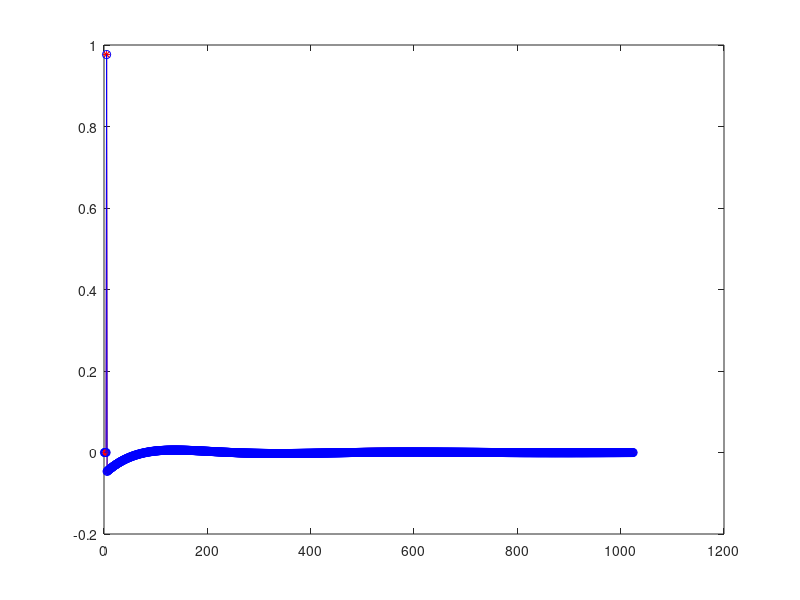

Write MATLAB code to recreate this figure.
clear; 
Nsos = 3; % number of second order sections
Wc=1/256; 

coeff_int = 4;
coeff_width = 18;
coeff_frac = coeff_width-coeff_int;

%  iir filter

[b, a] = butter(Nsos*2, Wc, "high"); 
%[b, a] = besself(Nsos*2,Wc); 
%Rp = 5; Rs = 20; [b, a] = ellip(Nsos*2, Rp, Rs, Wc, "high");
%Rp=5; [b, a]=cheby1(Nsos*2, Rp, Wc);

%freqz(b,a,4096);

% convert filter to second order sections
[sos, g] = tf2sos(b,a);
sos(:,1:3) = sos(:,1:3) * (g^(1/Nsos)); % scale the b coefficients by g.

%sec = 4; zplane(sos(sec,1:3), sos(sec,4:6)); 


% quantize coefficients
sos_q = round(sos*(2^coeff_frac));
sos_q_scaled = sos_q/(2^coeff_frac);
max_q_coeff_int = floor(max(max(abs(sos_q_scaled))));
if (max_q_coeff_int > (2^(coeff_int-2))) printf("ERROR: not enough integer bits.\n"); endif;

% look at the quantized filter coefficients
[b_q, a_q] = sos2tf(sos_q_scaled);
%zplane(b_q, a_q);
%freqz(b_q, a_q, 4096);

% simulate the filter.
Nsim = 1024;
s=zeros(1,Nsim); s(5) = 1; % impulse

% direct implementation
%s_filt = filter(b_q,a_q,s);
s_filt = filter(b,a,s);

% cascaded SOS
s_filt2 = s;
for i=1:Nsos
    b_sos = sos_q_scaled(i,1:3);
    a_sos = sos_q_scaled(i,4:6);
    s_filt2 = filter(b_sos, a_sos, s_filt2);
endfor

% low level second order sections
s_filt3 = s;
for i=1:Nsos
    Xk0=0; Xk1=0; Xk2=0; Yk0=0; Yk1=0; Yk2=0;
    b0 = sos_q_scaled(i,1);
    b1 = sos_q_scaled(i,2);
    b2 = sos_q_scaled(i,3);
    a1 = sos_q_scaled(i,5);
    a2 = sos_q_scaled(i,6);
    for k=1:Nsim
        Xk0 = s_filt3(k);    
        Yk0 = b0*Xk0 + b1*Xk1 + b2*Xk2 - a1*Yk1 - a2*Yk2; % note - sign on a1, a2.
        Xk2=Xk1; Xk1=Xk0; Yk2=Yk1; Yk1=Yk0; 
        s_filt3(k) = Yk0;
    endfor
endfor

plot(s_filt, '*r-'); hold on; plot(s_filt3, 'ob-'); hold off;

% print out the coefficients in C++ table. 
printf("const int CoeffWordSize = %d;\n", coeff_width);
printf("const int CoeffIntSize = %d;\n", coeff_int);
printf("typedef ap_fixed<CoeffWordSize, CoeffIntSize, AP_RND, AP_SAT, 0> coeff_type;\n");
printf("const int Nsos = %d; // number of second order sections.\n", Nsos);
printf("const coeff_type coeff_array[Nsos][6] = {\n");
for i=1:Nsos
    printf("    { ");
    for j=1:6
        printf("%+3.10f", sos_q_scaled(i,j));
        if (j==6) printf(" "); else printf(", "); endif
    endfor
    if (i==Nsos) printf("}\n"); else printf("},\n"); endif
endfor
printf("};\n\n");


% print out the coeficients in Systemverilog table.
printf("\n");
printf("    localparam int  Ncint  = %d;\n", coeff_int);
printf("    localparam int  Ncfrac = %d;\n", coeff_width-coeff_int);
printf("    localparam int  Nsos = %d;\n", Nsos);
printf("    localparam real coeff[0:Nsos-1][0:5] =  {\n");
for i=1:Nsos
    printf("        '{ ");
    for j=1:6
        printf("%+3.10f", sos_q_scaled(i,j));
        if (j==6) printf(" "); else printf(", "); endif
    endfor
    if (i==Nsos) printf("}\n"); else printf("},\n"); endif
endfor
printf("    };\n\n");

%    localparam int  Ndint = 3;
%    localparam int  Ndfrac = 22;
%    localparam int  Ncint = 4;
%    localparam int  Ncfrac = 14;
%    localparam int  Nsos = 3;
%    localparam real coeff[0:Nsos-1][0:5] =  {
%        '{ +0.9921264648, -1.9801635742, +0.9880371094, +1.0000000000, -1.9765014648, +0.9766845703 },
%        '{ +0.9921264648, -1.9883422852, +0.9962158203, +1.0000000000, -1.9825439453, +0.9826660156 },
%        '{ +0.9921264648, -1.9842529297, +0.9921264648, +1.0000000000, -1.9935302734, +0.9937133789 }
%    };
